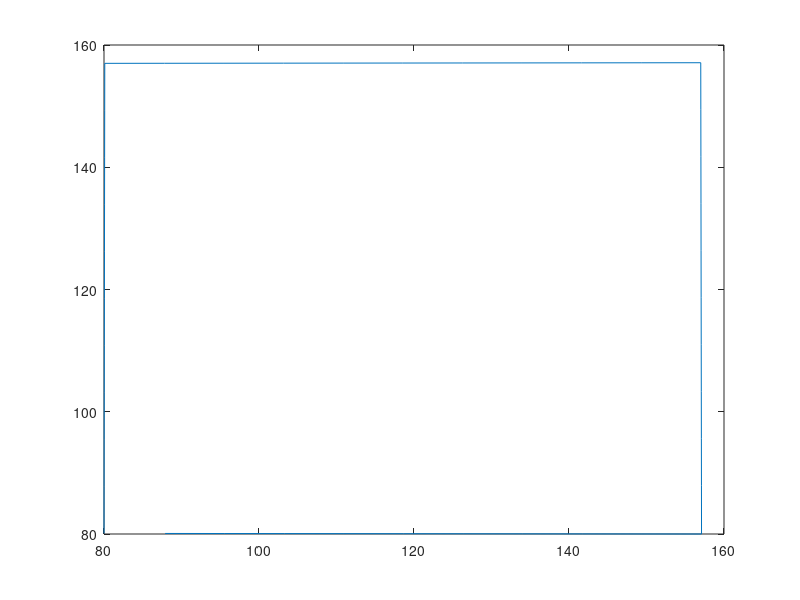

The MATLAB script that drew this image: (Note: this script raises an error after producing the figure.)
x0 = 80; y0 = 80.1; x1 = 80.1; y1 = 157; x2 = 157; y2 = 157.1; x3 = 157.1; y3 = 80;

dplus = (y1-y0)/10;
dminus = (y0-y1)/10;

dsmall = (x1-x0)/10;

xA = x0:dsmall:x1;
yA = y0:dplus:y1;

xB = x1:dplus:x2;
yB = y1:dsmall:y2;

xC = x2:dsmall:x3;
yC = y2:dminus:y3;

xD = x3:dminus:x0;
yD = y3:dsmall:y0;

x = horzcat(xA(1:10), xB(1:10), xC(1:10), xD(1:10));
y = horzcat(yA(1:10), yB(1:10), yC(1:10), yD(1:10));

plot(x,y);

[theta1, theta2] = xyToLinkageAngles(x,y);
[v1,v2] = a2pwm(theta1,theta2);
pen = 1500*ones(size(v1));

%transpose into output file
out(:,1) = v1';
out(:,2) = v2';
out(:,3) = pen';

dlmwrite('square', out);